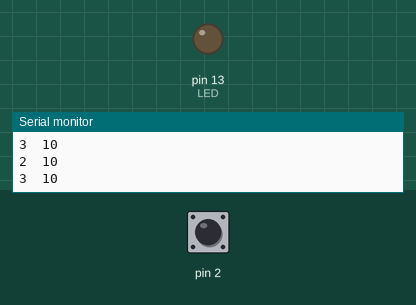
Simulated run of this sketch. Board: Arduino Uno, built with avr-gcc and run on an emulated ATmega328P. On the bench: output pins drawn as LEDs (lit = HIGH), the last lines printed to the serial monitor. Dashed ring = blinking. The inputs (shaded band) are chosen by the test bench; at power-on: pin 2 HIGH.

Above: at 1.2 s.
1.3 s: pin 2 pulled LOW for 1 s
At 2.8 s:
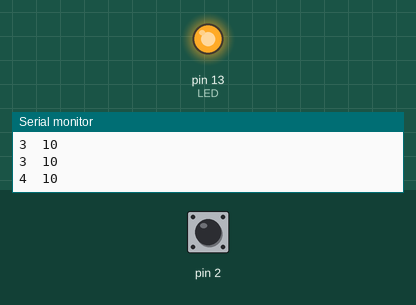
3.8 s: pin 2 pulled LOW for 0.15 s
At 4.6 s:
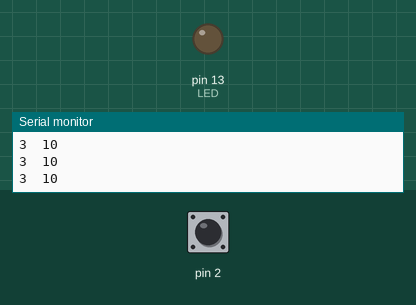
5.4 s: pin 2 pulled LOW for 3.2 s
At 5.55 s:
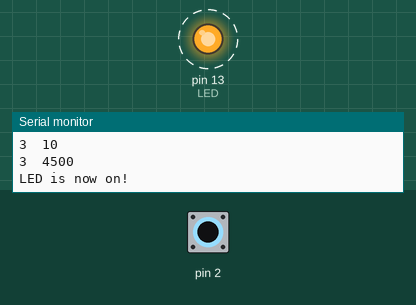
Timing chart, 0 to 10.0 s (numbered marks = the images above; inputs shaded):
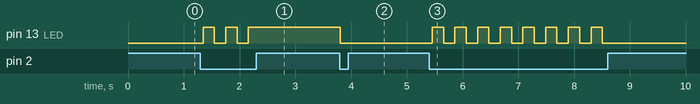

The sketch:

CapacitiveSensorBasicDemo.ino
```cpp
#include <CapacitiveSensor.h>

CapacitiveSensor   cs_4_2 = CapacitiveSensor(4,2);        // 1M resistor in port 4 connected to a peice of Copper Foil Tape, and a wire in port 2 connected to the same copper foil
boolean lightState = false;  // Set boolean variable to keep track of whether the LED is on or not to start as false, or as we will consider it, off.
int LED = 13;

void setup()
{
   Serial.begin(9600);  //Starts serial monitoring
   pinMode(LED, OUTPUT);  //Define pin 13 as an output pin
}

void loop()
{
    long start = millis();
    long total1 =  cs_4_2.capacitiveSensor(30);

    Serial.print(millis() - start);        // check on performance in milliseconds
    Serial.print("\t");                    // tab character for debug windown spacing

    Serial.println(total1);                  // print sensor output 1, more or less the delay time in tics

    if ( total1 > 800) {                   // Check if the total is greater than it is during idle
      if (lightState == false) {                 //if light is currently off
        digitalWrite(LED, HIGH);        // Turns light on
        Serial.println("LED is now on!");        // Displays that light is now on in console/serial monitor
        lightState = true;                      // Sets lightState to true to show light is on
      }
      else {                                     //if light is currently on
        digitalWrite(LED, LOW);         // Turns light off
        Serial.println("LED is now off!");    // Displays that light is now off in console/serial monitor
        lightState = false;                   // Sets lightState to false to show light is off
      }
      delay(100);                           //Dealay an extra 100ms to avoid spam and accidental switches of light/LED
    }

    delay(100);                             // arbitrary delay to limit data to serial port
}
```

Measured:
- after the input at 1.3 s, pin 13 (LED): alternates HIGH for 0.20 s and LOW for 0.20 s, 5 changes in all, then stays HIGH, starting after 0.05 s
- after the input at 3.8 s, pin 13 (LED): HIGH → LOW at once
- after the input at 5.4 s, pin 13 (LED): alternates HIGH for 0.20 s and LOW for 0.20 s, 16 changes in all, then stays LOW, starting after 0.06 s
